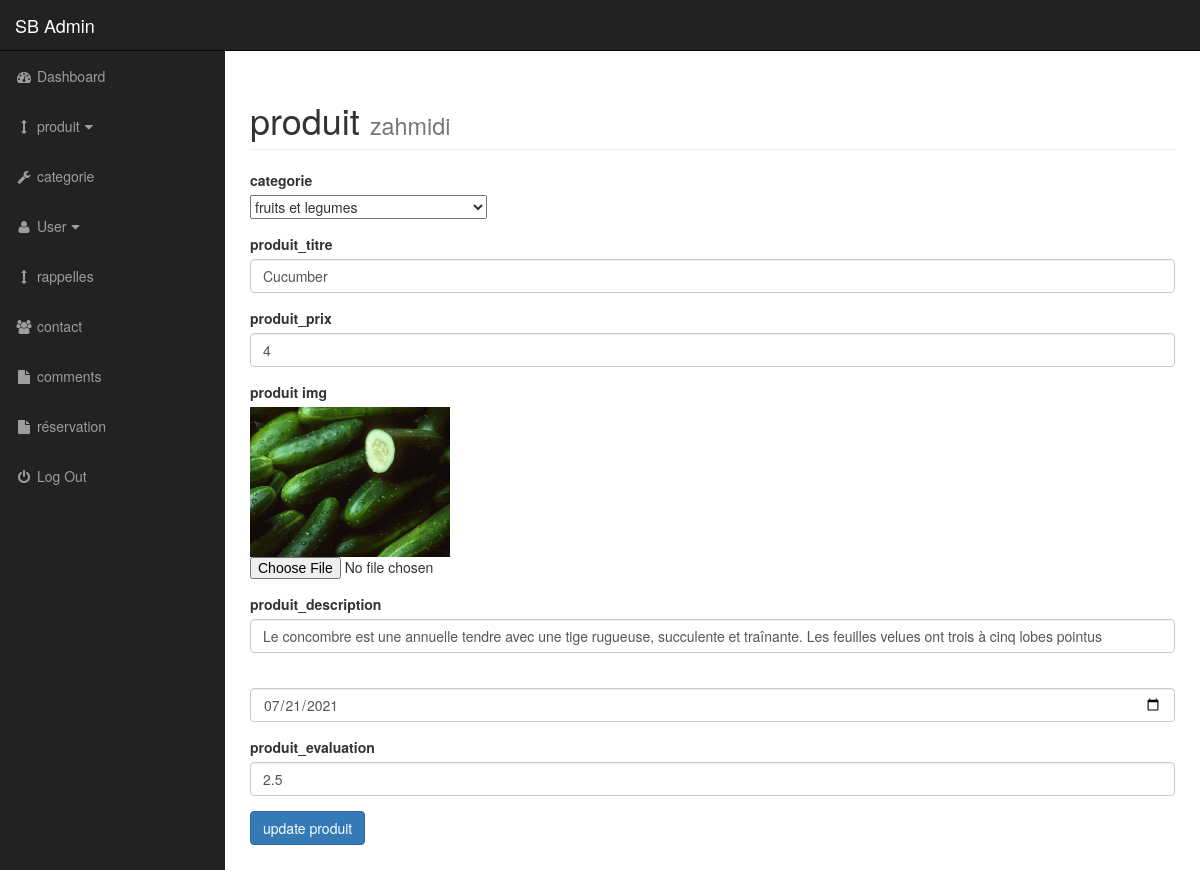
/admin/produit.php?source=update_produit&id_update=20 (signed in), run on the app's committed database.
### tables this page shows
CREATE TABLE `produit` (
  `produit_id` int(11) NOT NULL,
  `produit_cat_id` int(11) NOT NULL,
  `produit_titre` varchar(255) NOT NULL,
  `produit_prix` int(11) NOT NULL,
  `produit_img` text NOT NULL,
  `produit_comment` varchar(255) NOT NULL,
  `produit_description` text NOT NULL,
  `produit_date` date NOT NULL,
  `produit_evaluation` float NOT NULL
);

### admin/includes/update_produit.php (the view, shortened to what this page needs)
<?php
if (isset($_GET['id_update'])) {
    $id_update = $_GET['id_update'];
};
$query = "SELECT * FROM `produit` WHERE produit_id =  $id_update";
$select_by_id = mysqli_query($conn, $query);
while ($row = mysqli_fetch_assoc($select_by_id)) {
    $produit_titre = $row['produit_titre'];
    $produit_prix = $row['produit_prix'];
    $produit_description = $row['produit_description'];
    $produit_date = $row['produit_date'];
    $produit_evaluation = $row['produit_evaluation'];
    $produit_img = $row['produit_img'];
}
?>
<form action="" method="POST" enctype="multipart/form-data">
    <div class="form-group">
        <label for="produit_cat_id">categorie</label> <br>
        <select name="produit_cat_id" id="produit_cat_id">
            <?php
            $query = "SELECT * FROM categorie ";
            $select_all = mysqli_query($conn, $query);
            while ($row = mysqli_fetch_assoc($select_all)) {
                $cat_id = $row['cat_id'];
                $cat_titre = $row['cat_titre'];
                echo "<option value='{$cat_id}'>$cat_titre</option>";
            }
            ?>
        </select>
    </div>
    <div class="form-group">
        <label for="produit_titre">produit_titre</label>
        <input type="text" value="<?php echo $produit_titre ?>" class="form-control" name="produit_titre">
    </div>
    <div class="form-group">
        <label for="produit_prix">produit_prix</label>
        <input type="text" value="<?php echo $produit_prix ?>" class="form-control" name="produit_prix">
    </div>
    <div class="form-group">
        <label for="produit_img">produit img</label><br>
        <img style="width: 200px;" src="../image_db/produit_img/<?php echo $produit_img ?>" alt=""> <br>
        <input type="file" name="produit_img" id="">
    </div>
    <div class="form-group">
        <label for="produit_description">produit_description</label>
        <input type="text" value="<?php echo $produit_description ?>" class="form-control" name="produit_description">
    </div>
    <div class="form-group">
        <input type="date" value="<?php echo $produit_date ?>" class="form-control" name="produit_date">
    </div>
    <div class="form-group">
        <label for="produit_evaluation">produit_evaluation</label>
        <input type="namber" value="<?php echo $produit_evaluation ?>" class="form-control" name="produit_evaluation">
    </div>
    <div class="form-group">
        <button type="submit" name="update_produit" class="btn btn-primary">update produit</button>
    </div>
</form>

### admin/css/sb-admin.css (style rules this page uses)
body { margin-top: 100px; background-color: #222; }
@media (min-width:768px) { body { margin-top: 50px; } }

### data on the page
produit: produit_titre "Cucumber", produit_prix "4", produit_img (picture), produit_description "Le concombre est une annuelle tendre avec une tige rugueuse, succulente et traînante. Les feuilles velues ont trois à cinq lobes pointus", produit_date "07/21/2021", produit_evaluation "2.5"

### other printed values
$_SESSION["user_nome"] "zahmidi"
form field produit_cat_id "fruits et legumes"
